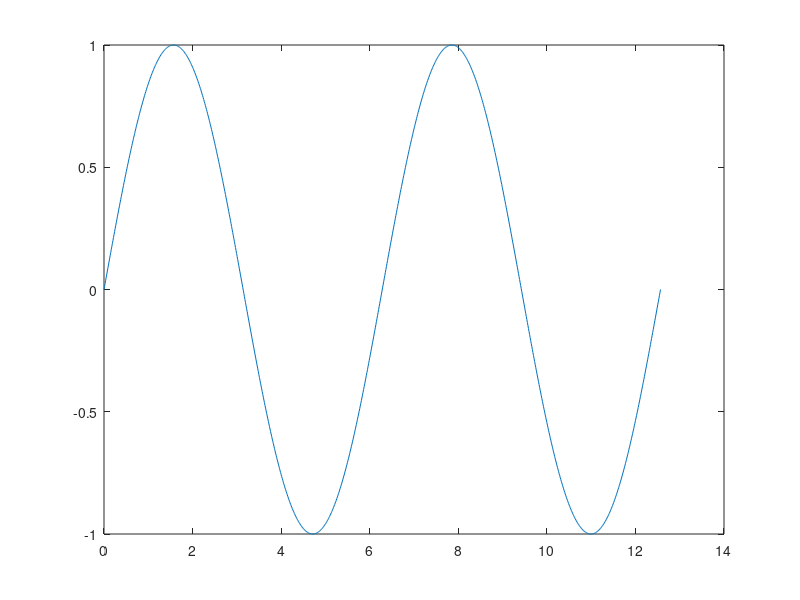

Source code (MATLAB):
% create vector and matrices
a=[1 2];
b=[3 4];
c=[a;b]

% arithmetic operations
e=7;
f=8;
g=e*f;

%answer for the last calculation
3^4;
2^2;


%plotting
x=linspace(0,4*pi,1000);
y=sin(x)
plot(y);
plot(x,y);

% to convert selected lines into comment, use CTRL+R, to undo it use CTRL+T